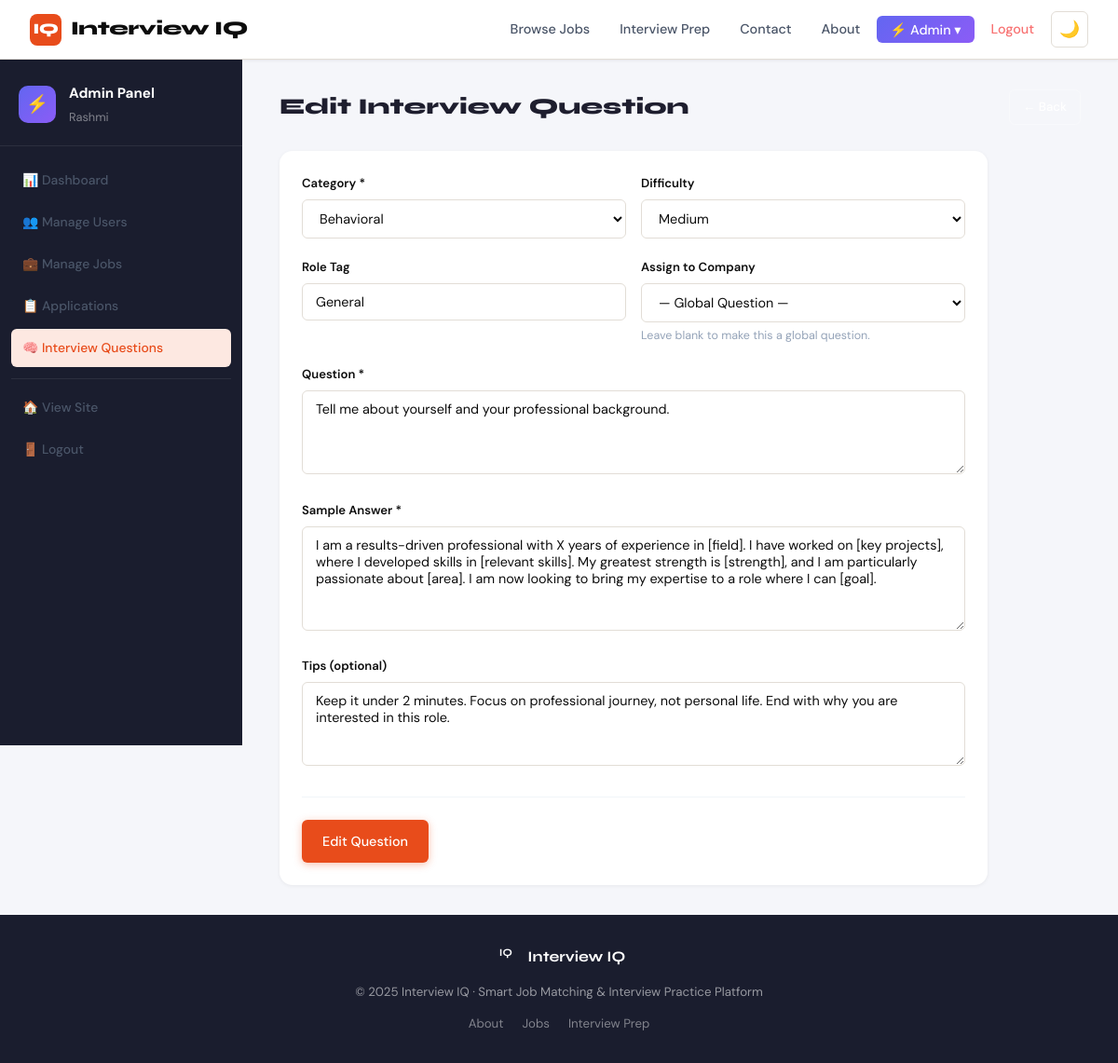
/admin-panel/questions/1/edit/ (signed in), run on the app's committed database.
### accounts/models.py (models this page shows, shortened)
class User(AbstractUser):
    USER_TYPE_CHOICES = (('jobseeker', 'Job Seeker'), ('company', 'Company'), ('admin', 'Admin'))
    user_type = models.CharField(max_length=20, choices=USER_TYPE_CHOICES, default='jobseeker')
    email = models.EmailField(unique=True)
    def is_admin_user(self):
        return self.user_type == 'admin' or self.is_superuser

### interviews/models.py (models this page shows, shortened)
class InterviewQuestion(models.Model):
    CATEGORY = (
        ('behavioral','Behavioral'),
        ('technical','Technical'),
        ('situational','Situational'),
        ('hr','HR & Culture'),
        ('leadership','Leadership'),
    )
    DIFFICULTY = (('easy','Easy'),('medium','Medium'),('hard','Hard'))
    category = models.CharField(max_length=20, choices=CATEGORY)
    difficulty = models.CharField(max_length=10, choices=DIFFICULTY, default='medium')
    role_tag = models.CharField(max_length=100, blank=True, help_text='e.g. Software Engineer, Marketing')
    question = models.TextField()
    sample_answer = models.TextField()
    tips = models.TextField(blank=True)
    company = models.ForeignKey(CompanyProfile, on_delete=models.SET_NULL, null=True, blank=True, related_name='interview_questions', help_text='Leave blank for global questions')
    created_at = models.DateTimeField(auto_now_add=True)
    class Meta:
        ordering = ['category', 'difficulty']

### admin_panel/views.py (the view)
    @login_required
    def wrapper(request, *args, **kwargs):
        if not request.user.is_admin_user():
            messages.error(request, "You do not have permission to access the admin panel.")
            return redirect('home')
        return view_func(request, *args, **kwargs)

### admin_panel/views.py (called while the page is built, shortened)
def admin_required(view_func):
    @login_required
    def wrapper(request, *args, **kwargs):
        if not request.user.is_admin_user():
            messages.error(request, "You do not have permission to access the admin panel.")
            return redirect('home')
        return view_func(request, *args, **kwargs)
    return wrapper

@admin_required
def admin_edit_question(request, pk):
    question = get_object_or_404(InterviewQuestion, pk=pk)
    companies = CompanyProfile.objects.all()
    return render(request, 'admin_panel/question_form.html', {
        'question': question,
        'companies': companies,
        'CATEGORIES': InterviewQuestion.CATEGORY,
        'DIFFICULTIES': InterviewQuestion.DIFFICULTY,
        'action': 'Edit',
    })

### templates/admin_panel/question_form.html (shortened to what this page needs)
{% extends 'base.html' %}
{% block content %}
<div class="admin-layout">
  <aside class="admin-sidebar">
    <div class="sidebar-header">
      <div class="sidebar-logo">⚡</div>
      <div><div class="sidebar-title">Admin Panel</div><div class="sidebar-sub">{{ request.user.username }}</div></div>
    </div>
    <nav class="sidebar-nav">
      <a href="{% url 'admin_dashboard' %}" class="sidebar-link">📊 Dashboard</a>
      <a href="{% url 'admin_users' %}" class="sidebar-link">👥 Manage Users</a>
      <a href="{% url 'admin_jobs' %}" class="sidebar-link">💼 Manage Jobs</a>
      <a href="{% url 'admin_applications' %}" class="sidebar-link">📋 Applications</a>
      <a href="{% url 'admin_questions' %}" class="sidebar-link active">🧠 Interview Questions</a>
      <div class="sidebar-divider"></div>
      <a href="{% url 'home' %}" class="sidebar-link">🏠 View Site</a>
      <a href="{% url 'logout' %}" class="sidebar-link sidebar-logout">🚪 Logout</a>
    </nav>
  </aside>
  <main class="admin-main">
    <div class="admin-topbar">
      <h1 class="admin-page-title">{{ action }} Interview Question</h1>
      <a href="{% url 'admin_questions' %}" class="btn btn-outline btn-sm">← Back</a>
    </div>
    <div class="admin-card" style="max-width:760px;">
      <form method="post">
        <div class="form-row-2">
          <div class="form-group">
            <label class="form-label">Category *</label>
            <select name="category" class="form-control" required>
              {% for val, label in CATEGORIES %}
              <option value="{{ val }}" {% if question.category == val %}selected{% endif %}>{{ label }}</option>
              {% endfor %}
            </select>
          </div>
          <div class="form-group">
            <label class="form-label">Difficulty</label>
            <select name="difficulty" class="form-control">
              {% for val, label in DIFFICULTIES %}
              <option value="{{ val }}" {% if question.difficulty == val %}selected{% endif %}>{{ label }}</option>
              {% endfor %}
            </select>
          </div>
        </div>
        <div class="form-row-2">
          <div class="form-group">
            <label class="form-label">Role Tag</label>
            <input type="text" name="role_tag" class="form-control" placeholder="e.g. Software Engineer, HR" value="{{ question.role_tag|default:'' }}">
          </div>
          <div class="form-group">
            <label class="form-label">Assign to Company</label>
            <select name="company" class="form-control">
              <option value="">— Global Question —</option>
            </select>
            <small class="form-hint">Leave blank to make this a global question.</small>
          </div>
        </div>
        <div class="form-group">
          <label class="form-label">Question *</label>
          <textarea name="question" class="form-control" rows="3" required placeholder="Enter the interview question…">{{ question.question|default:'' }}</textarea>
        </div>
        <div class="form-group">
          <label class="form-label">Sample Answer *</label>
          <textarea name="sample_answer" class="form-control" rows="5" required placeholder="Enter a model answer…">{{ question.sample_answer|default:'' }}</textarea>
        </div>
        <div class="form-group">
          <label class="form-label">Tips (optional)</label>
          <textarea name="tips" class="form-control" rows="2" placeholder="Tips for answering this question…">{{ question.tips|default:'' }}</textarea>
        </div>
        <div class="form-actions">
          <button type="submit" class="btn btn-primary">{{ action }} Question</button>
          <a href="{% url 'admin_questions' %}" class="btn btn-outline">Cancel</a>
        </div>
      </form>
    </div>
  </main>
</div>
{% endblock %}

### static/css/style.css (style rules this page uses)
:root { --ink: #0d0d0d; --paper: #f5f3ee; --surface: #ffffff; --accent: #e84c1b; --accent-light: #ff6b3d; --accent-dim: #fde8e1; --gold: #d4a853; --gold-dim: #fdf3df; --slate: #4a5568; --muted: #8a9ab0; --border: #e2ddd6; --success: #2d7d46; --success-dim: #d4edda; --warning: #8a6200; --warning-dim: #fff3cd; --danger: #c0392b; --danger-dim: #fde8e6; --info: #1a6fa8; --info-dim: #d6eaf8; --shadow-sm: 0 1px 3px rgba(0,0,0,0.08); --shadow: 0 4px 16px rgba(0,0,0,0.10); --shadow-lg: 0 12px 40px rgba(0,0,0,0.14); --radius: 12px; --radius-sm: 6px; --radius-lg: 20px; }
*, *::before, *::after { box-sizing: border-box; margin: 0; padding: 0; }
html { scroll-behavior: smooth; }
body { font-family: 'DM Sans', system-ui, sans-serif; background: var(--paper); color: var(--ink); line-height: 1.65; min-height: 100vh; display: flex; flex-direction: column; }
h1,h2,h3,h4,h5,h6 { font-family: 'Syne', sans-serif; line-height: 1.15; font-weight: 700; }
a { color: inherit; text-decoration: none; transition: color 0.2s; }
.btn { display: inline-flex; align-items: center; gap: 8px; padding: 10px 22px; border-radius: var(--radius-sm); font-family: 'DM Sans', sans-serif; font-size: 0.9rem; font-weight: 500; border: none; cursor: pointer; transition: all 0.3s ease; text-decoration: none; white-space: nowrap; }
.btn-primary { background: var(--accent); color: white; box-shadow: 0 2px 8px rgba(232,76,27,0.35); }
.btn-outline { background: transparent; color: white; border: 1.5px solid rgba(255,255,255,0.3); }
.btn-sm { padding: 6px 14px; font-size: 0.82rem; }
.form-group { margin-bottom: 1.2rem; }
.form-label { display: block; font-size: 0.82rem; font-weight: 600; margin-bottom: 0.4rem; }
.form-control { width: 100%; padding: 10px 14px; border: 1.5px solid var(--border); border-radius: var(--radius-sm); font-family: 'DM Sans', sans-serif; font-size: 0.9rem; background: var(--surface); color: var(--ink); transition: border-color 0.2s, box-shadow 0.2s; }
textarea.form-control { resize: vertical; min-height: 90px; }
.sidebar-nav { padding: 0.75rem; }
.sidebar-nav a { display: flex; align-items: center; gap: 10px; padding: 9px 12px; border-radius: var(--radius-sm); font-size: 0.87rem; font-weight: 500; color: var(--slate); margin-bottom: 2px; transition: all 0.2s; }
.sidebar-nav a.active { background: var(--accent-dim); color: var(--accent); }
.admin-layout { display: grid; grid-template-columns: 260px 1fr; min-height: calc(100vh - 64px); background: #f5f6fa; }
.admin-sidebar { background: #1a1d2e; color: #fff; position: sticky; top: 64px; height: calc(100vh - 64px); overflow-y: auto; padding: 0; }
.sidebar-header { display: flex; align-items: center; gap: 0.875rem; padding: 1.5rem 1.25rem 1.25rem; border-bottom: 1px solid rgba(255,255,255,0.08); }
.sidebar-logo { width: 40px; height: 40px; background: linear-gradient(135deg, #6366f1, #8b5cf6); border-radius: 10px; display: grid; place-items: center; font-size: 1.2rem; flex-shrink: 0; }
.sidebar-title { font-weight: 700; font-size: 0.95rem; }
.sidebar-sub { color: rgba(255,255,255,0.45); font-size: 0.8rem; margin-top: 2px; }
.sidebar-nav { padding: 1rem 0.75rem; display: flex; flex-direction: column; gap: 2px; }
.sidebar-link { display: flex; align-items: center; gap: 0.6rem; padding: 0.65rem 0.875rem; border-radius: 8px; color: rgba(255,255,255,0.65); font-size: 0.875rem; font-weight: 500; transition: background 0.15s, color 0.15s; text-decoration: none; }
.sidebar-link.active { background: rgba(99,102,241,0.25); color: #a5b4fc; }
.sidebar-divider { height: 1px; background: rgba(255,255,255,0.08); margin: 0.5rem 0; }
.sidebar-logout { color: rgba(248,113,113,0.75); }
.admin-main { padding: 2rem 2.5rem; overflow-x: hidden; }
.admin-topbar { display: flex; align-items: center; justify-content: space-between; margin-bottom: 1.75rem; }
.admin-page-title { font-family: 'Syne', sans-serif; font-size: 1.5rem; font-weight: 800; color: #1e1e2e; margin: 0; }
.admin-card { background: #fff; border-radius: 14px; box-shadow: 0 1px 4px rgba(0,0,0,0.06); overflow: hidden; }
.btn-sm { padding: 0.45rem 0.875rem; font-size: 0.83rem; }
.form-row-2 { display: grid; grid-template-columns: 1fr 1fr; gap: 1rem; }
.form-hint { color: #94a3b8; font-size: 0.78rem; margin-top: 0.25rem; }
.form-actions { display: flex; gap: 0.75rem; margin-top: 1.5rem; padding-top: 1.5rem; border-top: 1px solid #f1f5f9; }
.admin-card > form { padding: 1.5rem; }

### data on the page
User: user.username "Rashmi"
InterviewQuestion: category "Behavioral", difficulty "Medium", role_tag "General", question "Tell me about yourself and your professional background.", sample_answer "I am a results-driven professional with X years of experience in [field]. I have worked on [key projects], where I developed skills in [relevant skills]. My greatest strength is [strength], and I am particularly passionate about [area]. I am now looking to bring my expertise to a role where I can [goal].", tips "Keep it under 2 minutes. Focus on professional journey, not personal life. End with why you are interested in this role."

### other printed values
{{ action }} "Edit"
